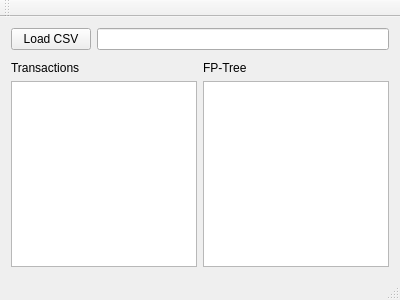
<?xml version="1.0" encoding="UTF-8"?>
<ui version="4.0">
 <class>MainWindow</class>
 <widget class="QMainWindow" name="MainWindow">
  <property name="geometry">
   <rect>
    <x>0</x>
    <y>0</y>
    <width>400</width>
    <height>300</height>
   </rect>
  </property>
  <property name="windowTitle">
   <string>MainWindow</string>
  </property>
  <widget class="QWidget" name="centralWidget">
   <layout class="QVBoxLayout" name="verticalLayout">
    <item>
     <layout class="QHBoxLayout" name="horizontalLayout">
      <property name="topMargin">
       <number>0</number>
      </property>
      <item>
       <widget class="QPushButton" name="btnBrowse">
        <property name="text">
         <string>Load CSV</string>
        </property>
       </widget>
      </item>
      <item>
       <widget class="QLineEdit" name="lineEdit"/>
      </item>
     </layout>
    </item>
    <item>
     <layout class="QHBoxLayout" name="horizontalLayout_3">
      <property name="topMargin">
       <number>5</number>
      </property>
      <item>
       <widget class="QLabel" name="label_2">
        <property name="text">
         <string>Transactions</string>
        </property>
       </widget>
      </item>
      <item>
       <widget class="QLabel" name="label">
        <property name="text">
         <string>FP-Tree</string>
        </property>
       </widget>
      </item>
     </layout>
    </item>
    <item>
     <layout class="QHBoxLayout" name="horizontalLayout_2">
      <property name="topMargin">
       <number>0</number>
      </property>
      <item>
       <widget class="QTextEdit" name="textEdit"/>
      </item>
      <item>
       <widget class="QTreeView" name="treeView"/>
      </item>
     </layout>
    </item>
   </layout>
  </widget>
  <widget class="QMenuBar" name="menuBar">
   <property name="geometry">
    <rect>
     <x>0</x>
     <y>0</y>
     <width>400</width>
     <height>21</height>
    </rect>
   </property>
  </widget>
  <widget class="QToolBar" name="mainToolBar">
   <attribute name="toolBarArea">
    <enum>TopToolBarArea</enum>
   </attribute>
   <attribute name="toolBarBreak">
    <bool>false</bool>
   </attribute>
  </widget>
  <widget class="QStatusBar" name="statusBar"/>
 </widget>
 <layoutdefault spacing="6" margin="11"/>
 <resources/>
 <connections/>
</ui>
